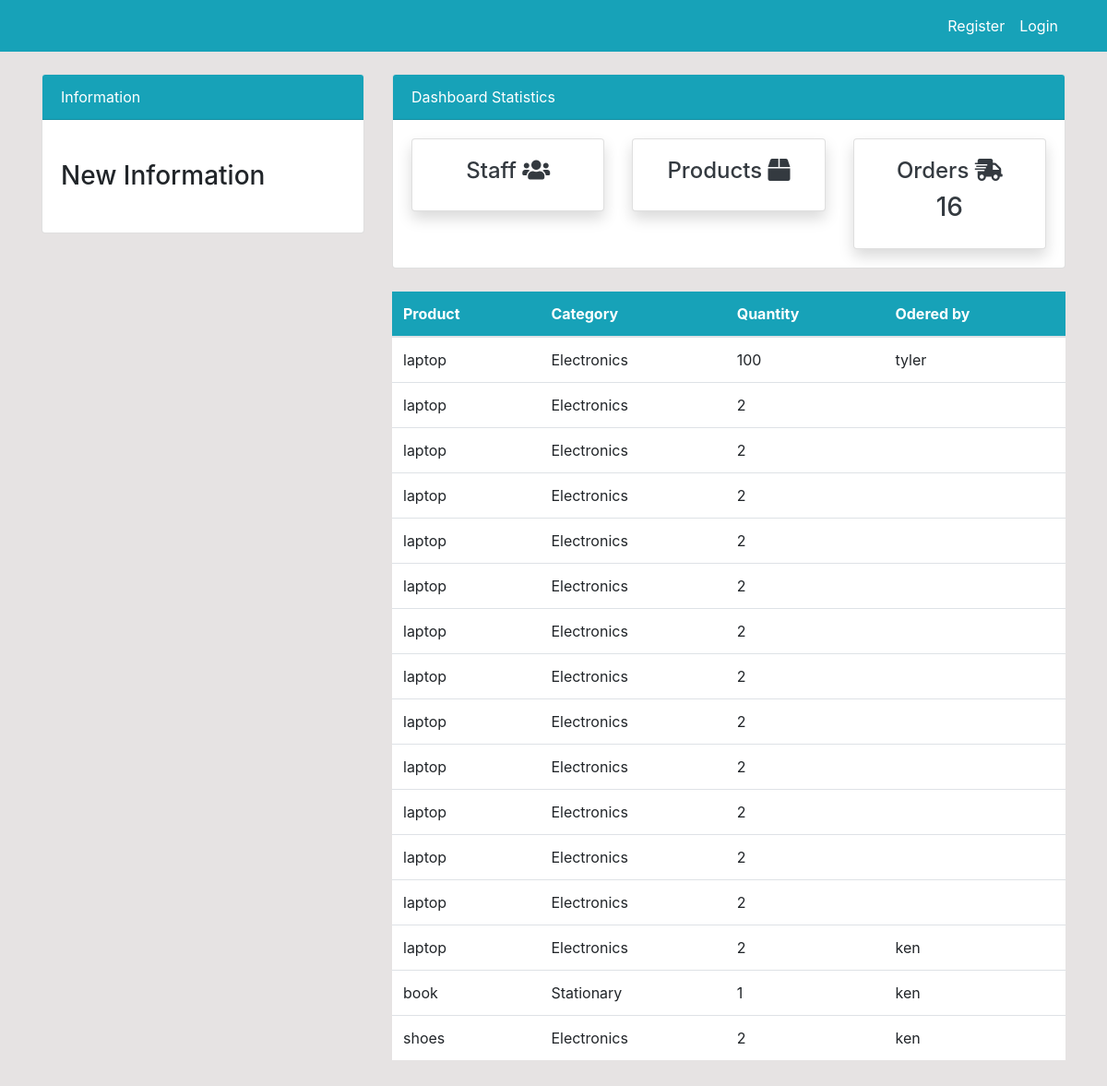
/order, run on the app's committed database.
### dashboard/models.py (models this page shows, shortened)
class Order(models.Model):
    product = models.ForeignKey(Product,on_delete=models.CASCADE,null=True)
    staff = models.ForeignKey(User,models.CASCADE,null=True)
    quantity = models.PositiveIntegerField(null=True)
    date = models.DateTimeField(auto_now_add=True)
    class Meta:
        verbose_name_plural = 'Order'

class Product(models.Model):
    name = models.CharField(max_length=100,null=True)
    category = models.CharField(max_length=100,choices=CATEGORY,null=True)
    quantity = models.PositiveIntegerField(default=1,null=True)
    def __str__(self):
        return f"{self.name}"

### dashboard/views.py (the view)
# urls.py: path('order',views.order,name='order'),
def order(request):
    order =  Order.objects.all()
    order_count = Order.objects.all().count()
    context = {
        'order':order,
        'order_count':order_count
    }
    return render(request,'dashboard/order.html',context)

### dashboard/templates/dashboard/order.html (shortened to what this page needs)
{% extends 'partials/base.html' %}
{% block content %}
{%include 'partials/top-bar.html'%}
<div class="row my-4">
    <div class="col-md-4"></div>
    <div class="col-md-8">
        <table class="table bg-white">
            <thead class="bg-info text-white">
                <tr>
                    <th scope="col">Product</th>
                    <th scope="col">Category</th>
                    <th scope="col">Quantity</th>
                    <th scope="col">Odered by</th>
                </tr>
            </thead>
            <tbody>
                {% for order in order %}
                <tr>
                    <td>{{ order.product }}</td>
                    <td>{{ order.product.category }}</td>
                    <td>{{ order.quantity }}</td>
                    <td>{{ order.staff.username }}</td>
                </tr>
                {% endfor %}
            </tbody>
        </table>
    </div>
</div>
{% endblock %}

### dashboard/templates/partials/base.html (shortened to what this page needs)
{% load static %}
<!doctype html>
<html lang="en">
<head>
    <link rel="stylesheet" href="https://cdn.jsdelivr.net/npm/bootstrap@4.6.0/dist/css/bootstrap.min.css"
>
    <link rel="stylesheet" href="https://use.fontawesome.com/releases/v5.15.2/css/all.css"
>
    <link rel="stylesheet" href="{% static 'style.css' %}">
</head>
<body>
    <nav class="navbar navbar-expand-lg navbar-info bg-info">
        <div class="container">
            {%if user.is_authenticated %}
            <a class="navbar-brand text-white" href="/">KenInventory</a>
            <button class="navbar-toggler" type="button" data-toggle="collapse" data-target="#navbarSupportedContent"
                aria-controls="navbarSupportedContent" aria-expanded="false" aria-label="Toggle navigation">
                <span class="navbar-toggler-icon"></span>
            </button>
            <div class="collapse navbar-collapse" id="navbarSupportedContent">
                <ul class="navbar-nav mr-auto">
                    <li class="nav-item active">
                        <a class="nav-link text-white" href="/">Dashboard <span
                                class="sr-only">(current)</span></a>
                    </li>
                </ul>
                <ul class="navbar-nav ml-auto">
                    <li class="nav-item active">
                        <a class="nav-link text-white" href="{%url 'profile'%}">{{user.username}} Profile
                            <span class="sr-only">(current)</span></a>
                    </li>
                    <li class="nav-item">
                        <a class="nav-link text-white" href="{%url 'logout' %}">Logout</a>
                    </li>
                </ul>
                {%else%}
                <ul class="navbar-nav ml-auto">
                    <li class="nav-item active">
                        <a class="nav-link text-white" href="{%url 'register' %}">Register </a>
                    </li>
                    <li class="nav-item">
                        <a class="nav-link text-white" href="{%url 'login'%}">Login</a>
                    </li>
                </ul>
            {%endif%}
            </div>
    </nav>
    <div class="container">
        {% block content %}
        {% endblock %}
    </div>
</body>
</html>

### dashboard/templates/partials/top-bar.html (shortened to what this page needs)
<div class="row">
    <div class="col-md-4 mt-4">
        <div class="card">
            <div class="card-header bg-info text-white">
                Information
            </div>
            <div class="card-body">
                <marquee behavior="" direction="">
                    <h3 class="my-4">New Information</h3>
                </marquee>
            </div>
        </div>
    </div>
    <div class="col-md-8 mt-4">
        <div class="card">
            <div class="card-header bg-info text-white">
                Dashboard Statistics
            </div>
            <div class="card-body">
                <div class="row">
                    <div class="col-md-4">
                        <a class="text-decoration-none text-dark" href="{%url 'staff'%}">
                            <div class="card my-card shadow">
                                <div class="card-body text-center">
                                    <h4>Staff <i class="fas fa-users"></i></h4>
                                </div>
                            </div>
                        </a>
                    </div>
                    <div class="col-md-4">
                        <a class="text-decoration-none text-dark" href="{%url 'product'%}">
                            <div class="card my-card shadow">
                                <div class="card-body text-center">
                                    <h4>Products <i class="fas fa-box"></i></h4>
                                </div>
                            </div>
                        </a>
                    </div>
                    <div class="col-md-4">
                        <a class="text-decoration-none text-dark" href="{%url 'order'%}">
                            <div class="card my-card shadow">
                                <div class="card-body text-center">
                                    <h4>Orders <i class="fas fa-shipping-fast"></i></h4>
                                    <h3>{{ order_count }}</h3>
                                </div>
                            </div>
                        </a>
                    </div>
                </div>
            </div>
        </div>
    </div>
</div>

### static/style.css (style rules this page uses)
body { background: rgb(230, 227, 227); }

### data on the page
Order: product "laptop", product.category "Electronics", quantity "100", staff.username "tyler"
Order: product "laptop", product.category "Electronics", quantity "2"
Order: product "laptop", product.category "Electronics", quantity "2"
Order: product "laptop", product.category "Electronics", quantity "2"
Order: product "laptop", product.category "Electronics", quantity "2"
Order: product "laptop", product.category "Electronics", quantity "2"
Order: product "laptop", product.category "Electronics", quantity "2"
Order: product "laptop", product.category "Electronics", quantity "2"
Order: product "laptop", product.category "Electronics", quantity "2"
Order: product "laptop", product.category "Electronics", quantity "2"
Order: product "laptop", product.category "Electronics", quantity "2"
Order: product "laptop", product.category "Electronics", quantity "2"
Order: product "laptop", product.category "Electronics", quantity "2"
Order: product "laptop", product.category "Electronics", quantity "2", staff.username "ken"
Order: product "book", product.category "Stationary", quantity "1", staff.username "ken"
Order: product "shoes", product.category "Electronics", quantity "2", staff.username "ken"

### other printed values
{{ order_count }} "16"
